Frame 1 (no input): blank canvas, image omitted
Frame 60 (no input): blank canvas, image omitted
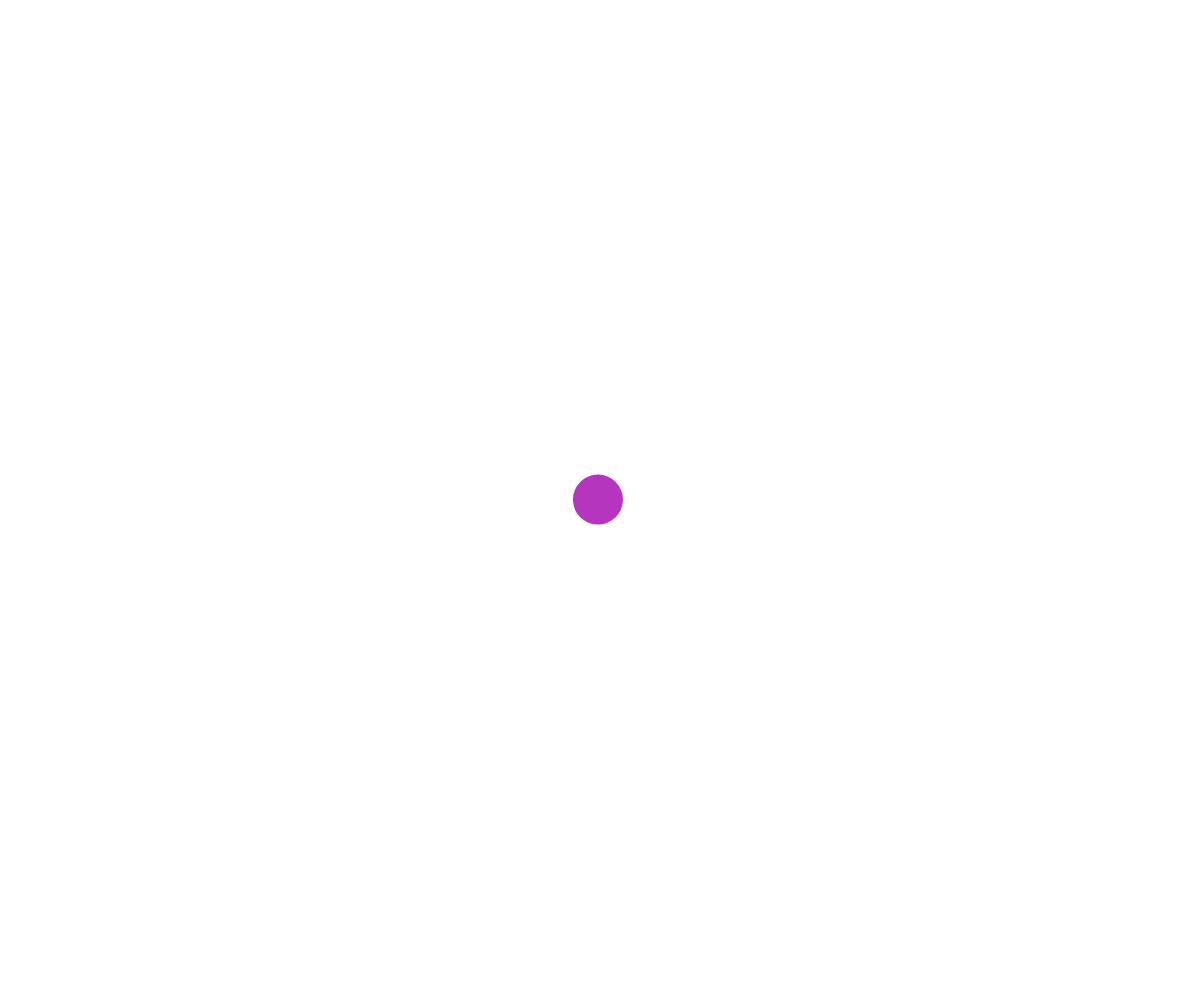
Frame 120 (the mouse pressed at the canvas centre since frame 60)

The p5.js sketch whose frames 1 and 60 were blank and that drew this single picture after the mouse press (run headless with seeded random() and noise() and a simulated clock; from frame 60 on, the mouse is pressed at the canvas centre):

// p5.js sketch
// ── sketch.js
// create a close called planet 
class Planet {
  //create an x,y position 
  constructor(x, y) {
    this.x = x;
    this.y = y;
    // give each planet a random RGB color
    this.color = color(random(255), random(255), random(255));
  }
  //draw the planet as a circle
  draw () {
    // wiggle the planet's position a little bit
    this.x += random(-1, 1);
    this.y += random(-1, 1);
    //set the fill color to the planet's color
    fill(this.color);
    // no outline
    noStroke();
    //draw the planet as a circle 
    ellipse(this.x, this.y, 50, 50);
  }
}

 
 
  //create a array to hold all uranus planets
let uranus =[] ;



  function setup() {
    //create a canvas that fills the entire window
    createCanvas(windowWidth, windowHeight);
  }

  function draw() {
    //set the background to white
    background(255);
    // draw all uranus planets
    for (let planet of uranus) {
      planet.draw();
    }
  }
  //when the mouse is pressed create a new planet at the mouse position
  function mousePressed() {
    let newPlanet = new Planet(mouseX, mouseY);
    uranus.push(newPlanet);
  }
